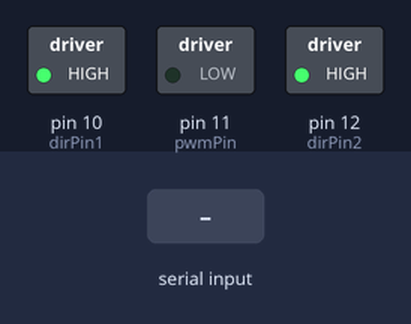
This sketch was run on a simulated Arduino Uno, built with avr-gcc and run on an emulated ATmega328P. Parts: switched loads named in the sketch (green lamp = pin HIGH). The inputs (shaded band) are chosen by the test bench.

Above: at 1.2 s.
1.3 s: "90,45\n" received over Serial
At 2.1 s:
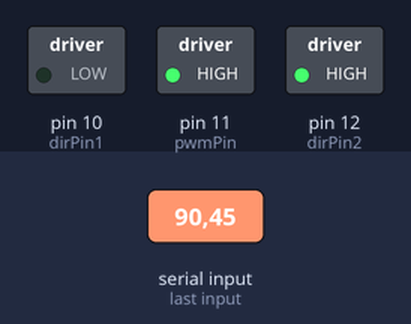
Timing chart, 0 to 4.3 s (numbered marks = the images above; inputs shaded):
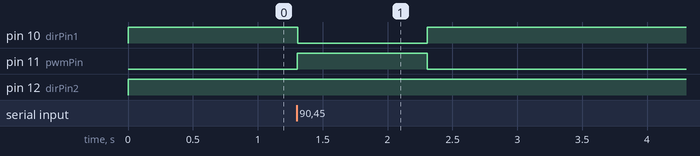

Measured:
- after the input at 1.3 s, pin 10 (dirPin1): HIGH → LOW at once, → HIGH 1.0 s later; pin 11 (pwmPin): LOW → HIGH at once, → LOW 1.0 s later

The sketch:

pid_motor.ino
```cpp
int dirPin1 = 10;
int dirPin2 = 12;
int pwmPin = 11;
int error,preverror;
int errorsum = 0;
double dt;
int present,past;
double kp = 1;
double ki = 1;
double kd = 1;

void setup() {
  // put your setup code here, to run once:
  pinMode(dirPin1,OUTPUT);
  pinMode(dirPin2,OUTPUT);
  pinMode(pwmPin,OUTPUT);
  Serial.begin(9600);

  if (Serial.available())
      preverror = Serial.parseInt();
  else
      preverror = 0;

  past = millis();

}

void loop() {
  // put your main code here, to run repeatedly:
  if (Serial.available())
  {
    error = Serial.parseInt();
    errorsum = errorsum + preverror;
    present = millis();
    dt = (present - past)*0.001;
    error = ((kp*error) + (ki*(error+errorsum)) + ((kd*(error - preverror))/dt));
    past = present;
    preverror = error;
    motor_write(error);
  }
  else
    motor_write(0);
}

void motor_write(int pwm)
{
  if(pwm > 30)
  {
    digitalWrite(dirPin1,HIGH);
    digitalWrite(dirPin2,LOW);
    digitalWrite(pwmPin,pwm);
  }
  else if(pwm < (-30))
  {
    digitalWrite(dirPin1,LOW);
    digitalWrite(dirPin2,HIGH);
    digitalWrite(pwmPin,(-pwm));
  }
  else
  {
    digitalWrite(dirPin1,HIGH);
    digitalWrite(dirPin2,HIGH);
    digitalWrite(pwmPin,0);
  }
}
```
